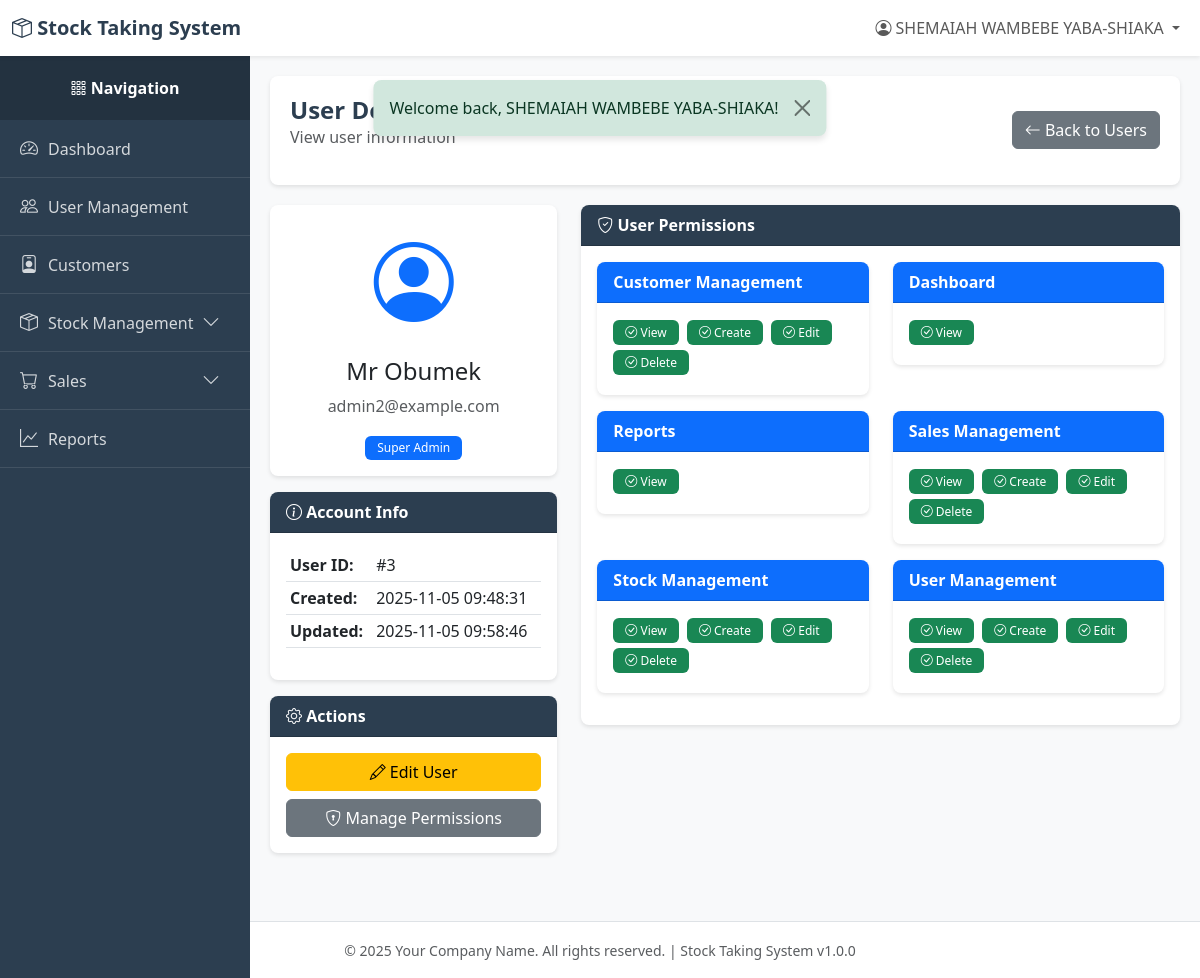
The app's page /index.php?page=users_view&id=3 (signed in) with its own data.
### tables this page shows
CREATE TABLE `users` (
  `id` int(11) NOT NULL,
  `email` varchar(255) NOT NULL,
  `password` varchar(255) NOT NULL,
  `name` varchar(255) NOT NULL,
  `role` varchar(50) NOT NULL DEFAULT 'viewer',
  `created_at` timestamp NOT NULL DEFAULT current_timestamp(),
  `updated_at` timestamp NULL DEFAULT NULL ON UPDATE current_timestamp(),
  `deleted_at` timestamp NULL DEFAULT NULL
);

### index.php (called while the page is built, shortened)
<?php
require_once __DIR__ . '/utils/auth_middleware.php';
require_once __DIR__ . '/controllers/routes.php';

### config/db.php (called while the page is built, shortened)
<?php
class Database {
    private static $instance = null;
    private $connection;
    private $host = 'localhost';
    private $db_name = 'stock_system';
    private $username = 'root';
    private $password = '';
    private $charset = 'utf8mb4';
    private function __construct() {
        try {
            $dsn = "mysql:host={$this->host};dbname={$this->db_name};charset={$this->charset}";
            $options = [
                PDO::ATTR_ERRMODE            => PDO::ERRMODE_EXCEPTION,
                PDO::ATTR_DEFAULT_FETCH_MODE => PDO::FETCH_ASSOC,
                PDO::ATTR_EMULATE_PREPARES   => false,
            ];
            $this->connection = new PDO($dsn, $this->username, $this->password, $options);
        } catch (PDOException $e) {
            error_log("Database Connection Error: " . $e->getMessage());
            die("Database connection failed. Please contact the administrator.");
        }
    }
    public static function getInstance() {
        if (self::$instance === null) {
            self::$instance = new self();
        }
        return self::$instance;
    }
    public function getConnection() {
        return $this->connection;
    }
}

### models/user.php (called while the page is built, shortened)
<?php
require_once __DIR__ . '/../config/db.php';
class User {
    private $db;
    private $table = 'users';
    public function __construct() {
        $this->db = Database::getInstance()->getConnection();
    }
    public function findById($id) {
        try {
            $sql = "SELECT * FROM {$this->table} WHERE id = :id AND deleted_at IS NULL";
            $stmt = $this->db->prepare($sql);
            $stmt->execute([':id' => $id]);
            return $stmt->fetch();
        } catch (PDOException $e) {
            error_log("User find error: " . $e->getMessage());
            return false;
        }
    }
    public function getPermissions($userId) {
        try {
            $sql = "SELECT module, actions FROM user_permissions WHERE user_id = :user_id";
            $stmt = $this->db->prepare($sql);
            $stmt->execute([':user_id' => $userId]);
            $permissions = [];
            while ($row = $stmt->fetch()) {
                $permissions[$row['module']] = json_decode($row['actions'], true);
            }
            return $permissions;
        } catch (PDOException $e) {
            error_log("Permission fetch error: " . $e->getMessage());
            return [];
        }
    }
}

### utils/helpers.php (called while the page is built, shortened)
<?php
function formatDate($date, $format = 'Y-m-d H:i:s') {
    $timestamp = strtotime($date);
    return $timestamp ? date($format, $timestamp) : $date;
}

### utils/auth_middleware.php (called while the page is built, shortened)
<?php
function hasPermission($module, $action = ACTION_VIEW) {
    if (isset($_SESSION['user_role']) && $_SESSION['user_role'] === ROLE_SUPER_ADMIN) {
        return true;
    }
    $permissions = $_SESSION['permissions'];
    return in_array($action, $permissions[$module]);
}

### views/users/view.php (the view, shortened to what this page needs)
<?php
require_once __DIR__ . '/../../config/db.php';
require_once __DIR__ . '/../../models/user.php';
require_once __DIR__ . '/../../utils/helpers.php';
$userId = (int)($_GET['id'] ?? 0);
$userModel = new User();
$user = $userModel->findById($userId);
$permissions = $userModel->getPermissions($userId);
require_once __DIR__ . '/../../layout/header.php';
require_once __DIR__ . '/../../layout/sidebar.php';
?>
<div class="content-wrapper">
    <div class="page-header">
        <div class="d-flex justify-content-between align-items-center">
            <div>
                <h1 class="page-title">User Details</h1>
                <p class="text-muted">View user information</p>
            </div>
            <a href="/new-stock-system/index.php?page=users" class="btn btn-secondary">
                <i class="bi bi-arrow-left"></i> Back to Users
            </a>
        </div>
    </div>
    <div class="row">
        <div class="col-md-4">
            <div class="card">
                <div class="card-body text-center">
                    <i class="bi bi-person-circle text-primary" style="font-size: 80px;"></i>
                    <h4 class="mt-3"><?php echo htmlspecialchars($user['name']); ?></h4>
                    <p class="text-muted"><?php echo htmlspecialchars($user['email']); ?></p>
                    <span class="badge bg-primary">
                        <?php echo USER_ROLES[$user['role']] ?? $user['role']; ?>
                    </span>
                </div>
            </div>
            <div class="card mt-3">
                <div class="card-header">
                    <i class="bi bi-info-circle"></i> Account Info
                </div>
                <div class="card-body">
                    <table class="table table-sm">
                        <tr>
                            <th>User ID:</th>
                            <td>#<?php echo $user['id']; ?></td>
                        </tr>
                        <tr>
                            <th>Created:</th>
                            <td><?php echo formatDate($user['created_at']); ?></td>
                        </tr>
                        <tr>
                            <th>Updated:</th>
                            <td><?php echo $user['updated_at'] ? formatDate($user['updated_at']) : 'Never'; ?></td>
                        </tr>
                    </table>
                </div>
            </div>
            <?php if (hasPermission(MODULE_USER_MANAGEMENT, ACTION_EDIT)): ?>
            <div class="card mt-3">
                <div class="card-header">
                    <i class="bi bi-gear"></i> Actions
                </div>
                <div class="card-body d-grid gap-2">
                    <a href="/new-stock-system/index.php?page=users_edit&id=<?php echo $user['id']; ?>" class="btn btn-warning">
                        <i class="bi bi-pencil"></i> Edit User
                    </a>
                    <a href="/new-stock-system/index.php?page=users_permissions&id=<?php echo $user['id']; ?>" class="btn btn-secondary">
                        <i class="bi bi-shield-lock"></i> Manage Permissions
                    </a>
                </div>
            </div>
            <?php endif; ?>
        </div>
        <div class="col-md-8">
            <div class="card">
                <div class="card-header">
                    <i class="bi bi-shield-check"></i> User Permissions
                </div>
                <div class="card-body">
                    <div class="row">
                        <?php foreach ($permissions as $module => $actions): ?>
                        <div class="col-md-6 mb-3">
                            <div class="card border-primary">
                                <div class="card-header bg-primary text-white">
                                    <strong><?php echo PERMISSION_MODULES[$module] ?? $module; ?></strong>
                                </div>
                                <div class="card-body">
                                    <?php foreach ($actions as $action): ?>
                                    <span class="badge bg-success me-1 mb-1">
                                        <i class="bi bi-check-circle"></i> <?php echo ucfirst($action); ?>
                                    </span>
                                    <?php endforeach; ?>
                                </div>
                            </div>
                        </div>
                        <?php endforeach; ?>
                    </div>
                </div>
            </div>
        </div>
    </div>
</div>
<?php require_once __DIR__ . '/../../layout/footer.php'; ?>

### layout/header.php (style rules this page uses)
:root { --primary-color: #2c3e50; --secondary-color: #3498db; --success-color: #27ae60; --danger-color: #e74c3c; --warning-color: #f39c12; --sidebar-width: 250px; }
body { font-family: 'Segoe UI', Tahoma, Geneva, Verdana, sans-serif; background-color: #f8f9fa; }
.content-wrapper { flex: 1; padding: 20px; margin-left: var(--sidebar-width); transition: margin-left 0.3s; }
.page-header { background: white; padding: 20px; border-radius: 8px; box-shadow: 0 2px 4px rgba(0,0,0,0.1); margin-bottom: 20px; }
.page-title { margin: 0; color: var(--primary-color); font-size: 24px; font-weight: 600; }
.card { border: none; box-shadow: 0 2px 4px rgba(0,0,0,0.1); border-radius: 8px; }
.card-header { background-color: var(--primary-color); color: white; font-weight: 600; border-radius: 8px 8px 0 0 !important; }
.table { background: white; }
.badge { padding: 6px 12px; font-weight: 500; }

### records on screen
users: name "Mr Obumek", email "admin2@example.com", role "Super Admin", id "3", created_at "2025-11-05 09:48:31", updated_at "2025-11-05 09:58:46"

### other values on screen
APP_NAME "Stock Taking System"
$currentUser['name'] "SHEMAIAH WAMBEBE YABA-SHIAKA"
$flash['message'] "Welcome back, SHEMAIAH WAMBEBE YABA-SHIAKA!"
PERMISSION_MODULES[$module] "Customer Management"
$action "View"
$action "Create"
$action "Edit"
$action "Delete"
PERMISSION_MODULES[$module] "Dashboard"
PERMISSION_MODULES[$module] "Reports"
PERMISSION_MODULES[$module] "Sales Management"
PERMISSION_MODULES[$module] "Stock Management"
PERMISSION_MODULES[$module] "User Management"
COMPANY_NAME "Your Company Name"
APP_VERSION "1.0.0"
